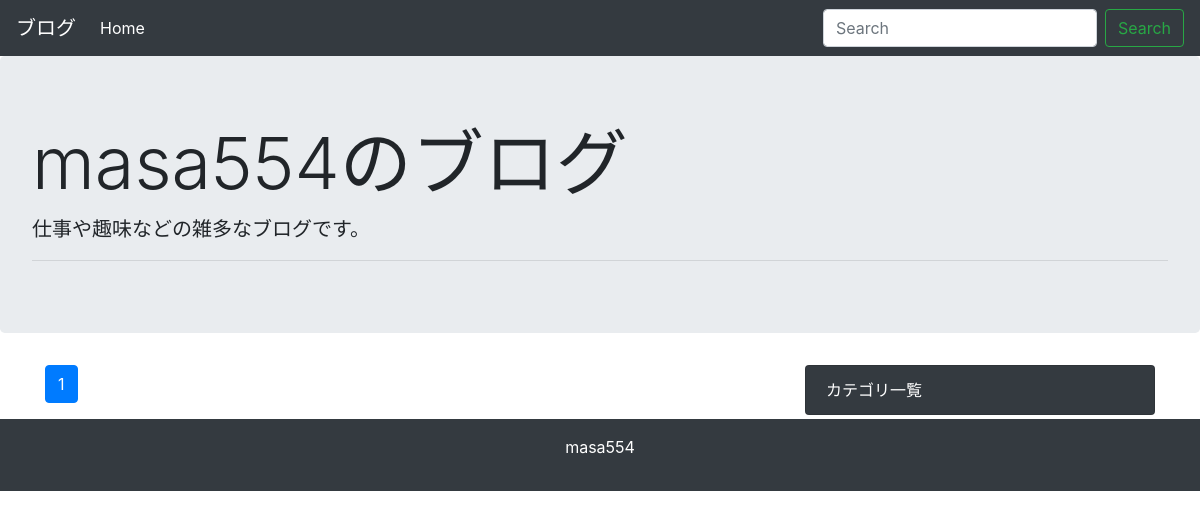
Before: / with the older database file.
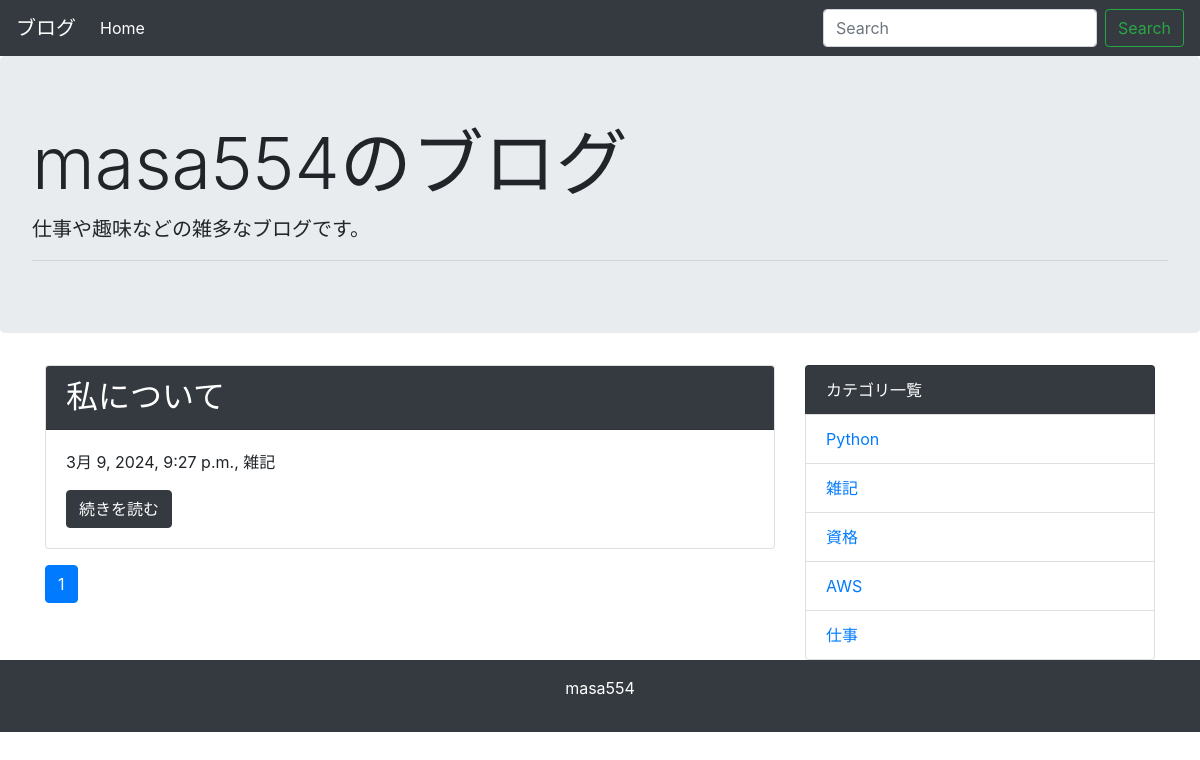
After: the same page with the newer database file.
### blog/models.py (models this page shows, shortened)
class Post(models.Model):
    title = models.CharField('タイトル', max_length=255)
    text = models.TextField('本文')
    created_at = models.DateTimeField('作成日', default=timezone.now)
    category = models.ForeignKey(Category, verbose_name='カテゴリ', on_delete=models.PROTECT)

class Category(models.Model):
    name = models.CharField('カテゴリ名', max_length=255)
    created_at = models.DateTimeField('作成日', default=timezone.now)
    def __str__(self):
        return self.name

### blog/views.py (the view)
# urls.py: path('', views.IndexView.as_view(), name='index'),
class IndexView(generic.ListView):
    model = Post
    paginate_by = 10
    def get_queryset(self):
        queryset = Post.objects.order_by('-created_at')
        keyword = self.request.GET.get('keyword')
        if keyword:
            queryset = queryset.filter(
                Q(title__icontains=keyword) | Q(text__icontains=keyword)
            )
        return queryset

### blog/context_processors.py (called while the page is built)
def common(request):
    context = {
        'category_list': Category.objects.all(),
    }
    return context

### blog/templatetags/mytag.py (called while the page is built)
@register.simple_tag
def url_replace(request, field, value):
    url_dict = request.GET.copy()
    url_dict[field] = value
    return url_dict.urlencode()

### blog/templates/blog/post_list.html
{% extends 'blog/base.html' %}
{% block content %}
{% for post in post_list %}
  <div class="card mb-3">
    <h2 class="card-header bg-dark text-white">{{ post.title }}</h2>
    <div class="card-body">
      <p>{{ post.created_at }}, {{ post.category }}</p>
      <a href="{% url 'blog:detail' post.pk %}" class="btn btn-dark">続きを読む</a>
    </div>
  </div>
{% endfor %}
{% include 'blog/page.html' %}
{% endblock %}

### blog/templates/blog/base.html (shortened to what this page needs)
<!doctype html>
<html lang="ja">
  <head>
    <link rel="stylesheet" href="https://maxcdn.bootstrapcdn.com/bootstrap/4.0.0-beta.2/css/bootstrap.min.css">
  </head>
  <body>
    <nav class="navbar navbar-expand-lg navbar-dark bg-dark">
      <a class="navbar-brand" href="#">ブログ</a>
      <div class="collapse navbar-collapse" id="navbarSupportedContent">
        <ul class="navbar-nav mr-auto">
          <li class="nav-item active">
            <a class="nav-link" href="{% url 'blog:index' %}">Home</a>
          </li>
        </ul>
        <form class="form-inline my-2 my-lg-0" method="GET" action="{% url 'blog:index' %}">
          <input class="form-control mr-sm-2" type="text" placeholder="Search" aria-label="Search" name="keyword">
          <button class="btn btn-outline-success my-2 my-sm-0" type="submit">Search</button>
        </form>
      </div>
    </nav>
    <div class="jumbotron">
      <h1 class="display-3">masa554のブログ</h1>
      <p class="lead">仕事や趣味などの雑多なブログです。</p>
      <hr class="my-2">
    </div>
    <div class="container">
      <div class="row">
        <div class="col-md-8">
          {% block content %}
          {% endblock %}
        </div>
        <div class="col-md-4">
          <ul class="list-group">
            <li class="list-group-item bg-dark text-white">カテゴリ一覧</li>
            {% for category in category_list %}
              <li class="list-group-item"><a href="{% url 'blog:category' category.pk %}">{{ category }}</a></li>
            {% endfor %}
          </ul>
        </div>
      </div>
    </div>
    <footer class="bg-dark text-white text-center py-3">
      <p>masa554</p>
    </footer>
  </body>
</html>

### blog/templates/blog/page.html (shortened to what this page needs)
{% load mytag %}
<nav aria-label="Page navigation">
  <ul class="pagination">
      {% for link_page in page_obj.paginator.page_range %}
        {% if link_page == page_obj.number %}
          <li class="page-item active">
            <a class="page-link" href="?{% url_replace request 'page' link_page %}">
              {{ link_page }}
            </a>
          </li>
        {% else %}
          <li class="page-item">
            <a class="page-link" href="?{% url_replace request 'page' link_page %}">
              {{ link_page }}
            </a>
          </li>
        {% endif %}
      {% endfor %}
  </ul>
</nav>

Changed rows visible on the page:
added Post: title "私について", created_at "3月 9, 2024, 9:27 p.m.", category "雑記"
added Category: name "Python"
added Category: name "雑記"
added Category: name "資格"
added Category: name "AWS"
added Category: name "仕事"
